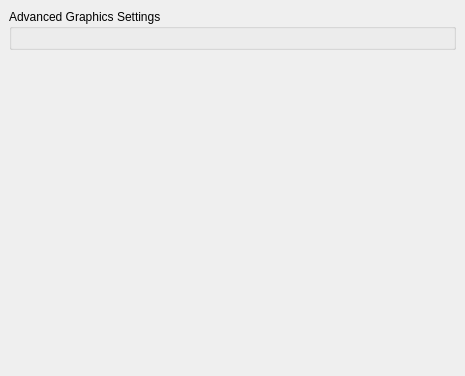
<?xml version="1.0" encoding="UTF-8"?>
<ui version="4.0">
 <class>ConfigureGraphicsAdvanced</class>
 <widget class="QWidget" name="ConfigureGraphicsAdvanced">
  <property name="geometry">
   <rect>
    <x>0</x>
    <y>0</y>
    <width>465</width>
    <height>376</height>
   </rect>
  </property>
  <property name="windowTitle">
   <string>Form</string>
  </property>
  <property name="accessibleName">
   <string>Advanced</string>
  </property>
  <layout class="QVBoxLayout" name="rootLayout">
   <property name="leftMargin">
    <number>0</number>
   </property>
   <property name="topMargin">
    <number>0</number>
   </property>
   <property name="rightMargin">
    <number>0</number>
   </property>
   <property name="bottomMargin">
    <number>0</number>
   </property>
   <item>
    <widget class="QScrollArea" name="scrollArea">
     <property name="frameShape">
      <enum>QFrame::NoFrame</enum>
     </property>
     <property name="widgetResizable">
      <bool>true</bool>
     </property>
     <widget class="QWidget" name="scrollAreaWidgetContents">
  <layout class="QVBoxLayout" name="verticalLayout_2">
   <item>
    <widget class="QGroupBox" name="normal">
     <property name="title">
      <string>Advanced Graphics Settings</string>
     </property>
     <layout class="QVBoxLayout" name="verticalLayout_3">
      <item>
       <widget class="QWidget" name="normal_target" native="true">
        <layout class="QVBoxLayout" name="verticalLayout">
         <property name="leftMargin">
          <number>0</number>
         </property>
         <property name="topMargin">
          <number>0</number>
         </property>
         <property name="rightMargin">
          <number>0</number>
         </property>
         <property name="bottomMargin">
          <number>0</number>
         </property>
        </layout>
       </widget>
      </item>
     </layout>
    </widget>
   </item>
   <item>
    <spacer name="verticalSpacer">
     <property name="orientation">
      <enum>Qt::Orientation::Vertical</enum>
     </property>
     <property name="sizeHint" stdset="0">
      <size>
       <width>20</width>
       <height>40</height>
      </size>
     </property>
    </spacer>
   </item>
  </layout>
     </widget>
    </widget>
   </item>
  </layout>
 </widget>
 <resources/>
 <connections/>
</ui>
